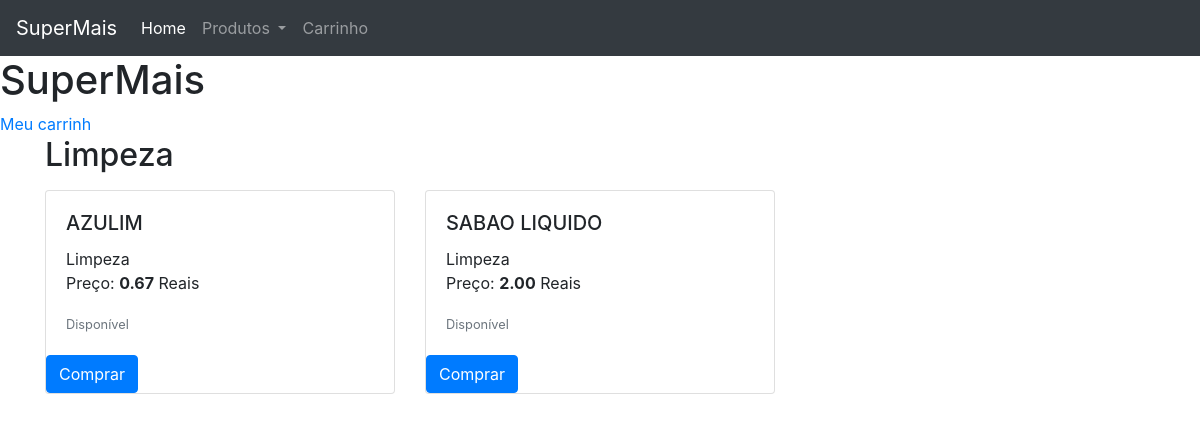
Page /Limpeza on the earlier database version.
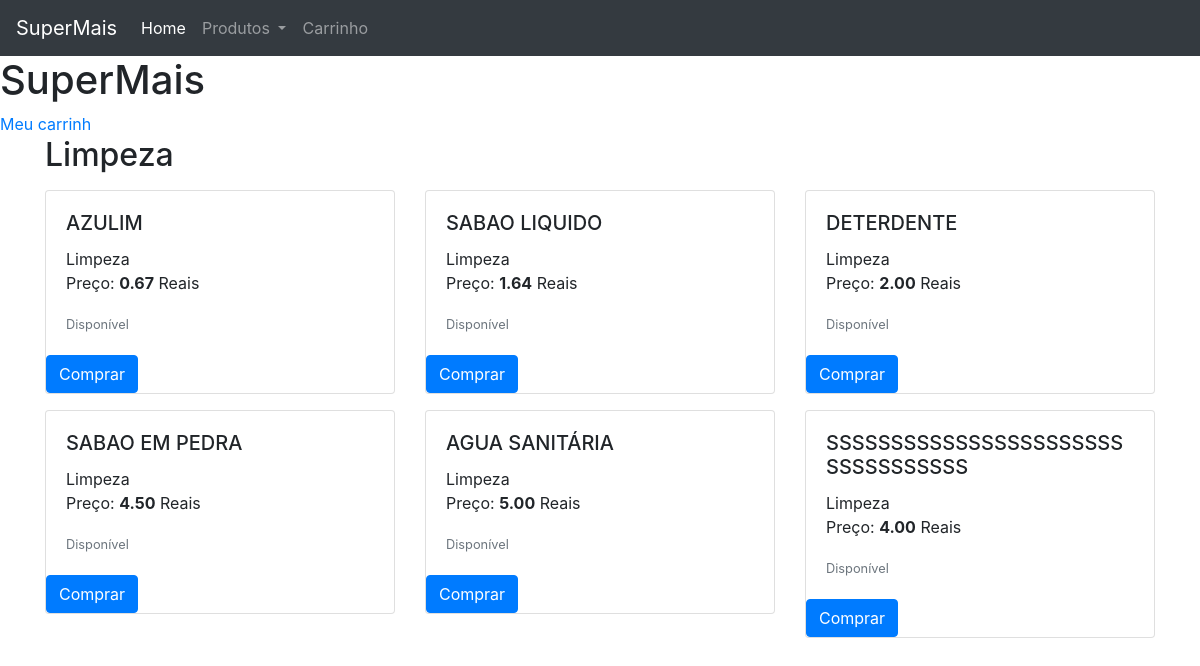
Same page on the later database version.
### dashboard/models.py (models this page shows, shortened)
class Produto(models.Model):
    categoria = models.ForeignKey(Categoria, on_delete=models.CASCADE, verbose_name='Categoria')
    nome = models.CharField(max_length=150, unique=True, blank=False, null=False, verbose_name='Produto')
    quantidade = models.IntegerField(blank=False, null=False, verbose_name='Quantidade')
    valor_pago = models.DecimalField(max_digits=6, decimal_places=2, blank=False, null=False,verbose_name='Valor Pago')
    preco_medio = models.DecimalField(default=0.00, max_digits=5, decimal_places=2, blank=False, null=False,verbose_name='Preço de Venda',editable=False)
    data_criada = models.DateTimeField(auto_now_add=True, verbose_name='Criado')
    data_modificacao = models.DateTimeField(auto_now=True,verbose_name='Modificado')
    status = models.BooleanField(default=True, auto_created=True)

class Categoria(models.Model):
    nome = models.CharField(max_length=50, blank=True, null=True, unique=True, verbose_name='Categoria')
    def __str__(self):
        return self.nome

### supermercado/views.py (the view)
# urls.py: path('', super_index, name='super_index'),
def super_index(request, nome=None):
    contexto = {}
    nome_cat = None
    produtos = Produto.objects.all().order_by('-id')
    categorias = Categoria.objects.all()
    if nome:
        nome_cat = get_object_or_404(Categoria, nome=nome)
        produtos = Produto.objects.filter(categoria=nome_cat)
    contexto['categorias'] = categorias
    contexto['categoria'] = nome_cat
    contexto['produtos'] = produtos
    return render(request, 'supermercado/super_index.html', contexto)

### supermercado/templates/supermercado/super_index.html (shortened to what this page needs)
{% extends 'base.html' %}
{% block navbar %}
{% include 'parciais/_super_header.html' %}
{% endblock %}
{% block main %}
<h1>SuperMais</h1>
<form action="" method="POST">
    <a href="{% url 'carrinho_detalhe' %}">Meu carrinh</a>
</form>
<div class="container">
    <div class="row">
        <div class="col-12">
            <h2>{% if categoria %}{{categoria.nome}}{%else%}Produtos{%endif%}</h2>
        </div>
        {% for produto in produtos %}
        <div class="col-4">
            <div class="card mb-2 mt-2" style="width: 22 rem;">
                <div class="card-body">
                    <h5 class="card-title">{{produto.nome}}</h5>
                    <span class="card-title">{{produto.categoria}}</span>
                    <p class="card-text">Preço: <strong>{{produto.preco_medio}}</strong> Reais</p>
                    <p class="card-text"><small
                            class="text-muted">{% if produto.status == True%}Disponível{%else%}Indisponível{%endif%}</small>
                    </p>
                </div>
                {% if produto.status == False%}
                <form action="{% url 'super_produto_detalhe' produto.id %}" method="POST">
                    {% csrf_token %}
                    <input type="submit" class="btn btn-primary disabled" hidden value="Comprar">
                </form>
                {%else%}
                <form action="{% url 'super_produto_detalhe' produto.id %}" method="POST">
                    <input type="submit" class="btn btn-primary" value="Comprar">
                </form>
                {%endif%}
            </div>
        </div>
        {% endfor %}
    </div>
</div>
{% endblock %}

Differences in the rows shown:
changed Produto "SABAO LIQUIDO": preco_medio "2.00" → "1.64"
added Produto: nome "DETERDENTE", categoria "Limpeza", preco_medio "2.00", status "Disponível"
added Produto: nome "SABAO EM PEDRA", categoria "Limpeza", preco_medio "4.50", status "Disponível"
added Produto: nome "AGUA SANITÁRIA", categoria "Limpeza", preco_medio "5.00", status "Disponível"
added Produto: nome "SSSSSSSSSSSSSSSSSSSSSSSSSSSSSSSSSS", categoria "Limpeza", preco_medio "4.00", status "Disponível"
